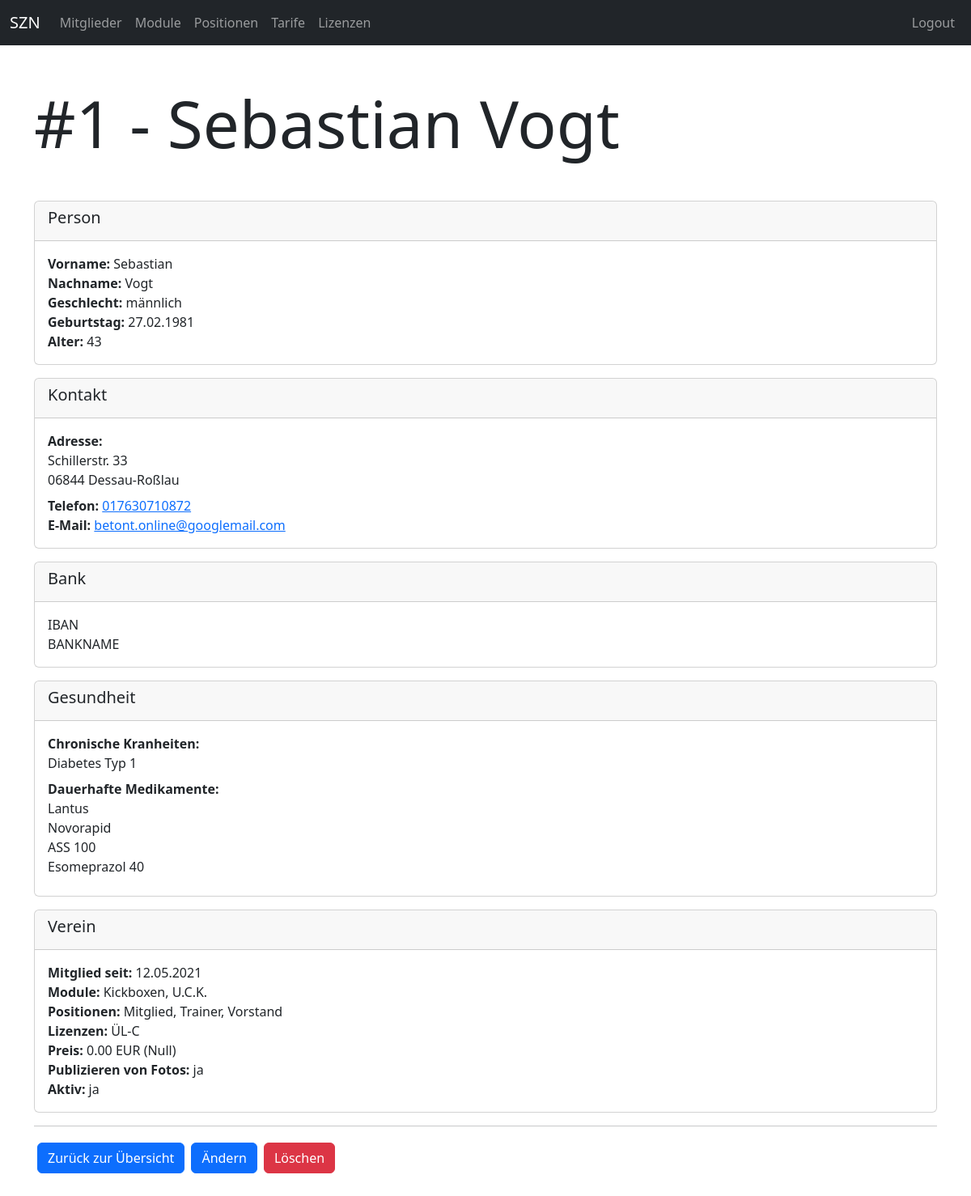
The page /members/member/1 (signed in) on the database its author committed.
### members/models.py (models this page shows, shortened)
class Member(models.Model):
    firstname = models.CharField(max_length=100)
    lastname = models.CharField(max_length=100)
    birthday = models.DateField()
    gender = models.ForeignKey(Gender, null=True, blank=True, on_delete=models.SET_NULL)
    adress = models.TextField()
    email = models.EmailField(blank=True)
    phone = models.CharField(max_length=100, blank=True)
    entry_date = models.DateField()
    account_details = models.TextField(blank=True)
    legal_representative = models.TextField(null=True, blank=True)
    positions = models.ManyToManyField(Position, blank=True)
    modules = models.ManyToManyField(Module, blank=True)
    licenses = models.ManyToManyField(License, blank=True)
    rate = models.ForeignKey(Rate, null=True, blank=True, on_delete=models.SET_NULL)
    chronic_diseases = models.TextField(null=True, blank=True)
    permanent_medication = models.TextField(null=True, blank=True)
    publish_fotos = models.BooleanField(default=False)
    is_active = models.BooleanField(default=True)
    @admin.display(description="Fullname")
    def get_fullname(self):
        return f"{self.firstname} {self.lastname}"
    @admin.display(description="Age")
    def get_age(self):
        now = datetime.now()
        b_day = datetime.strptime(str(self.birthday), "%Y-%m-%d")
        delta = now - b_day
        return math.floor(delta.days / 365)
    @admin.display(description="Modules")
    def get_modules_str(self):
        modules = self.modules.all().order_by("name")
        modules_list = [module.name for module in modules]
        return ", ".join(modules_list)
    @admin.display(description="Positions")
    def get_positions_str(self):
        positions = self.positions.all().order_by("name")
        positions_list = [position.name for position in positions]
        return ", ".join(positions_list)
    @admin.display(description="Licenses")
    def get_licenses_str(self):
        licenses = self.licenses.all().order_by("name")
        licenses_list = [license.name for license in licenses]
        return ", ".join(licenses_list)

class Gender(models.Model):
    name = models.CharField(max_length=100, unique=True)

class Module(models.Model):
    name = models.CharField(max_length=255, unique=True)

class Position(models.Model):
    name = models.CharField(max_length=255, unique=True)

class License(models.Model):
    name = models.CharField(max_length=255, unique=True)

class Rate(models.Model):
    name = models.CharField(max_length=255, unique=True)
    price = models.DecimalField(decimal_places=2, max_digits=5)

### members/views/member_views.py (the view)
# urls.py: path("member/<int:id>", member_views.member_detail, name="members-member-detail"),
def member_detail(request, id):
    if not request.user.is_authenticated:
        return helpers.not_auth_redirect()
    member = get_object_or_404(models.Member, id=id)
    return render(request, "members/member/member_detail.html", {
        "title": "Mitglied Detail",
        "id": id,
        "member": member
    })

### members/templates/members/member/member_detail.html (shortened to what this page needs)
{% extends "base_one_col.html" %}
{% block header %}
    <div class="mb-5">
        <h1 class="display-1">#{{ member.id }} - {{ member.get_fullname }}</h1>
    </div>
{% endblock %}
{% block main %}
<div class="card mb-3">
    <div class="card-header">
        <h5>Person</h5>
    </div>
    <div class="card-body">
        <div>
            <strong>Vorname: </strong>{{ member.firstname }}
        </div>
        <div>
            <strong>Nachname: </strong>{{ member.lastname }}
        </div>
        {% if member.gender %}
        <div>
            <strong>Geschlecht: </strong>{{ member.gender.name }}
        </div>
        {% endif %}
        <div>
            <strong>Geburtstag: </strong>{{ member.birthday|date:"d.m.Y" }}
        </div>
        <div>
            <strong>Alter: </strong>{{ member.get_age }}
        </div>
    </div>
</div>
<div class="card mb-3">
    <div class="card-header">
        <h5>Kontakt</h5>
    </div>
    <div class="card-body">
        <div class="mb-2">
            <strong>Adresse: </strong>
            <div>
                {{ member.adress|linebreaksbr }}
            </div>
        </div>
        <div>
            <strong>Telefon: </strong>
            <a href="tel:{{ member.phone }}">{{ member.phone }}</a>
        </div>
        <div>
            <strong>E-Mail: </strong>
            <a href="mailto:{{ member.email }}">{{ member.email }}</a>
        </div>
    </div>
</div>
{% if member.account_details %}
<div class="card mb-3">
    <div class="card-header">
        <h5>Bank</h5>
    </div>
    <div class="card-body">
        <div>
            {{ member.account_details|linebreaksbr }}
        </div>
    </div>
</div>
{% endif %}
{% if member.chronic_diseases or member.permanent_medication %}
<div class="card mb-3">
    <div class="card-header">
        <h5>Gesundheit</h5>
    </div>
    <div class="card-body">
        <div class="mb-2">
            <strong>Chronische Kranheiten: </strong>
            <div>
                {{ member.chronic_diseases|linebreaksbr }}
            </div>
        </div>
        <div class="mb-2">
            <strong>Dauerhafte Medikamente: </strong>
            <div>
                {{ member.permanent_medication|linebreaksbr }}
            </div>
        </div>
    </div>
</div>
{% endif %}
<div class="card mb-3">
    <div class="card-header">
        <h5>Verein</h5>
    </div>
    <div class="card-body">
        <div>
            <strong>Mitglied seit: </strong>
            {{ member.entry_date|date:"d.m.Y" }}
        </div>
        {% if member.get_modules_str != "" %}
        <div>
            <strong>Module: </strong>
            {{ member.get_modules_str}}
        </div>
        {% endif %}
        {% if member.get_positions_str != "" %}
        <div>
            <strong>Positionen: </strong>
            {{ member.get_positions_str}}
        </div>
        {% endif %}
        {% if member.get_licenses_str != "" %}
        <div>
            <strong>Lizenzen: </strong>
            {{ member.get_licenses_str}}
        </div>
        {% endif %}
        <div>
            <strong>Preis: </strong>
            {{ member.rate.price}} EUR ({{ member.rate.name }})
        </div>
        <div>
            <strong>Publizieren von Fotos: </strong>
            {% if member.publish_fotos %}
                ja
            {% else %}
                nein
            {% endif %}
        </div>
        <div>
            <strong>Aktiv: </strong>
            {% if member.is_active %}
                ja
            {% else %}
                nein
            {% endif %}
        </div>
    </div>
</div>
<hr>
<div class="d-flex justify-content-start">
    <a class="btn btn-primary d-block m-1" href="{% url "members-member-index" %}">Zurück zur Übersicht</a>
    <a class="btn btn-primary d-block m-1" href="{% url "members-member-update" id=member.id %}">Ändern</a>
    <a class="btn btn-danger d-block m-1" href="{% url "members-member-delete" id=member.id %}">Löschen</a>
</div>
{% endblock %}

### rows shown on the page
Member: id "1", get_fullname "Sebastian Vogt", firstname "Sebastian", lastname "Vogt", gender.name "männlich", birthday "27.02.1981", get_age "43", adress "Schillerstr. 33 06844 Dessau-Roßlau", phone "017630710872", email "betont.online@googlemail.com", account_details "IBAN BANKNAME", chronic_diseases "Diabetes Typ 1", permanent_medication "Lantus Novorapid ASS 100 Esomeprazol 40", entry_date "12.05.2021", get_modules_str "Kickboxen, U.C.K.", get_positions_str "Mitglied, Trainer, Vorstand", get_licenses_str "ÜL-C", rate.price "0.00", rate.name "Null"
